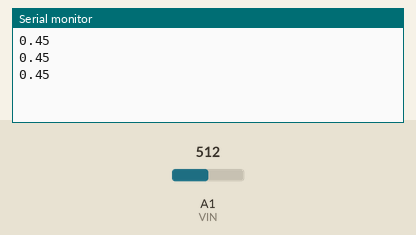
Bench run of a sketch on a simulated Arduino Uno, built with avr-gcc and run on an emulated ATmega328P. On the bench: the last lines printed to the serial monitor. Inputs (shaded band) come from the test bench; at power-on: A1 (VIN) = 512.

Above: at 1.3 s.
1.4 s: A1 (VIN) set to 716
At 1.9 s:
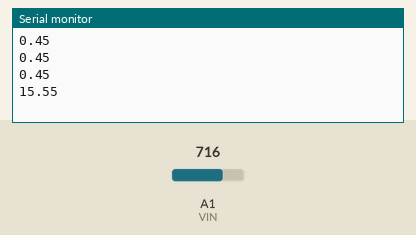
2.9 s: A1 (VIN) set to 900
At 3.4 s:
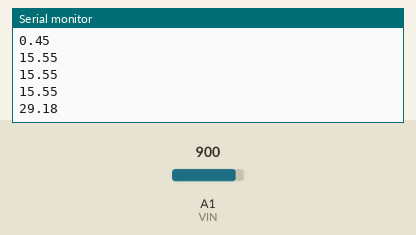
Timing chart, 0 to 5.9 s (numbered marks = the images above; inputs shaded):
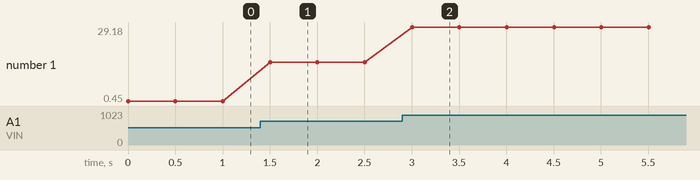

Measured:
- after the input at 1.4 s, the serial monitor: prints a new line after 0.10 s (image 1)
- after the input at 2.9 s, the serial monitor: prints a new line after 0.10 s (image 2)
- plotted number 1: 0.45 → 15.55 after the input at 1.4 s, 15.55 → 29.18 after the input at 2.9 s

The sketch:

current.ino
```cpp
#define VIN A1//define the arduino pin
const float VCC=5.0;//supply voltage from 4.5 to 5.5V, normally 5V
const int model=2;// enter model number(30A--model=2)
float cutOffLimit=1.01;
/*
            "ACS712ELCTR-05B-T",//for model use 0
            "ACS712ELCTR-20A-T",//for model use 1
            "ACS712ELCTR-30A-T",//for model use 2
 */

float sensitivity[]={
               0.185,//for ACS712ELCTR-05B-T
               0.100,//for ACS712ELCTR-20A-T
               0.066// for ACS712ELCTR-30A-T
};


const float QOV=0.5*VCC;// set quiescent output voltage of 0.5V
float voltage_c;// internal variable of voltage


void setup() {
     // Robojax.com ACS712 current sensor;
     Serial.begin(9600);//initialize serial monitor;


}

void loop() {
     float voltage_raw= (5.0/1023.0)*analogRead(VIN);// read output voltage from sensor;
     voltage_c=voltage_raw-QOV+0.027;
     float current=voltage_c/sensitivity[model];

     Serial.println(current);

delay(500);
}
```
